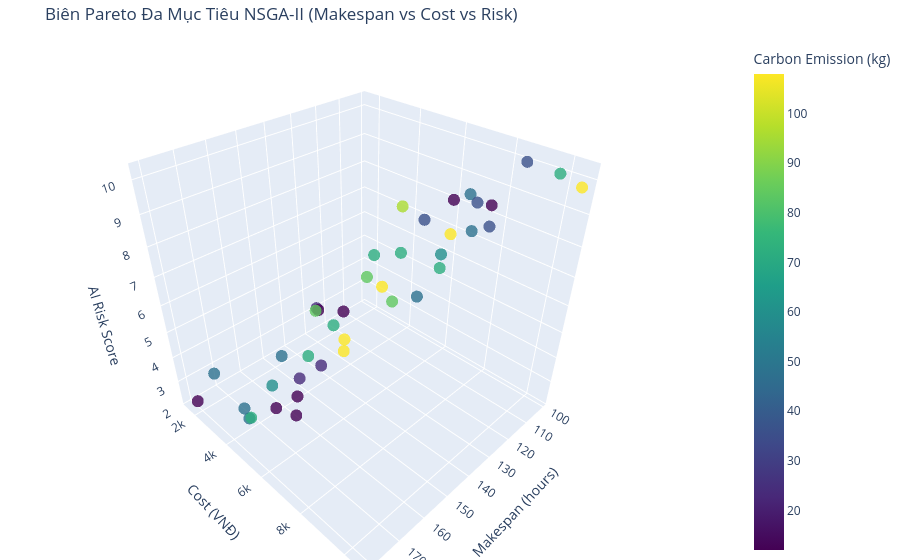

The code cell stored with this chart in its notebook:
### Markdown cell above
---  
## SECTION 9: BIÊN PARETO TỐI ƯU (PARETO OPTIMIZATION - NSGA-II)

### Mô tả & Ý nghĩa
NSGA-II tìm kiếm tập hợp các giải pháp Pareto tối ưu thỏa mãn đồng thời 4 mục tiêu của dự án: Thời lượng (Time), Chi phí (Cost), Rủi ro AI (Risk) và Tác động Môi trường (Carbon).  
Sử dụng Plotly để vẽ biểu đồ 3D tương tác xoay đa chiều.

### Code cell
# Sinh dữ liệu Pareto Front mẫu của NSGA-II
np.random.seed(42)
num_solutions = 40
# Đánh đổi: Makespan giảm thì Cost tăng, Risk tăng
makespans = np.linspace(100, 180, num_solutions) + np.random.normal(0, 2, num_solutions)
costs = 500000 / (makespans - 50) + np.random.normal(0, 1000, num_solutions)
risks = 20 - (makespans / 10) + np.random.normal(0, 0.5, num_solutions)
carbon_emissions = resource_demands[:num_solutions] * 12.0

# Vẽ 3D Pareto Front bằng Plotly
fig_pareto = go.Figure(data=[go.Scatter3d(
    x=makespans,
    y=costs,
    z=risks,
    mode='markers',
    marker=dict(
        size=7,
        color=carbon_emissions,
        colorscale='Viridis',
        opacity=0.8,
        colorbar=dict(title="Carbon Emission (kg)")
    )
)])

fig_pareto.update_layout(
    title="Biên Pareto Đa Mục Tiêu NSGA-II (Makespan vs Cost vs Risk)",
    scene = dict(
        xaxis_title='Makespan (hours)',
        yaxis_title='Cost (VNĐ)',
        zaxis_title='AI Risk Score'
    ),
    margin=dict(l=0, r=0, b=0, t=40)
)
fig_pareto.show()

### Figure 1 — Plotly figure (JSON) as saved in the notebook; plotly's stock layout.template omitted (floating-point values rounded to 4 significant figures)
{"data": [{"marker": {"color": [108.0, 72.0, 36.0, 12.0, 48.0, 36.0, 12.0, 36.0, 48.0, 96.0, 108.0, 36.0, 72.0, 60.0, 72.0, 48.0, 72.0, 84.0, 108.0, 84.0, 72.0, 12.0, 24.0, 12.0, 108.0, 108.0, 84.0, 24.0, 72.0, 48.0, 12.0, 12.0, 60.0, 24.0, 48.0, 12.0, 48.0, 72.0, 48.0, 12.0], "colorbar": {"title": {"text": "Carbon Emission (kg)"}}, "colorscale": [[0.0, "#440154"], [0.1111, "#482878"], [0.2222, "#3e4989"], [0.3333, "#31688e"], [0.4444, "#26828e"], [0.5556, "#1f9e89"], [0.6667, "#35b779"], [0.7778, "#6ece58"], [0.8889, "#b5de2b"], [1.0, "#fde725"]], "opacity": 0.8, "size": 7}, "mode": "markers", "type": "scatter3d", "x": [101.0, 101.8, 105.4, 109.2, 107.7, 109.8, 115.5, 115.9, 115.5, 119.5, 119.6, 121.6, 125.1, 122.8, 125.3, 129.6, 130.8, 135.5, 135.1, 136.1, 144.0, 142.6, 145.3, 144.3, 148.1, 151.5, 151.0, 156.1, 156.2, 158.9, 160.3, 167.3, 165.6, 165.6, 171.4, 169.4, 174.3, 172.0, 175.3, 180.4], "y": [10540.0, 9829.0, 8910.0, 8145.0, 7181.0, 7643.0, 7177.0, 8645.0, 7981.0, 5426.0, 7509.0, 6595.0, 5981.0, 7476.0, 7674.0, 7209.0, 5349.0, 5539.0, 6206.0, 6779.0, 4842.0, 5212.0, 4142.0, 4104.0, 5907.0, 6282.0, 4877.0, 5714.0, 5068.0, 3946.0, 4893.0, 5801.0, 4289.0, 5891.0, 1499.0, 5011.0, 4111.0, 3800.0, 4082.0, 1847.0], "z": [9.791, 10.0, 10.2, 8.821, 8.822, 8.77, 8.911, 8.575, 8.188, 8.302, 8.09, 8.321, 7.139, 7.552, 7.277, 6.304, 7.069, 6.58, 6.492, 6.268, 4.897, 5.527, 5.302, 5.166, 5.105, 5.052, 5.84, 4.474, 4.505, 4.072, 3.007, 3.257, 3.469, 4.674, 2.765, 3.215, 2.556, 2.218, 3.042, 2.337]}], "layout": {"margin": {"b": 0, "l": 0, "r": 0, "t": 40}, "scene": {"xaxis": {"title": {"text": "Makespan (hours)"}}, "yaxis": {"title": {"text": "Cost (VNĐ)"}}, "zaxis": {"title": {"text": "AI Risk Score"}}}, "title": {"text": "Biên Pareto Đa Mục Tiêu NSGA-II (Makespan vs Cost vs Risk)"}}}
